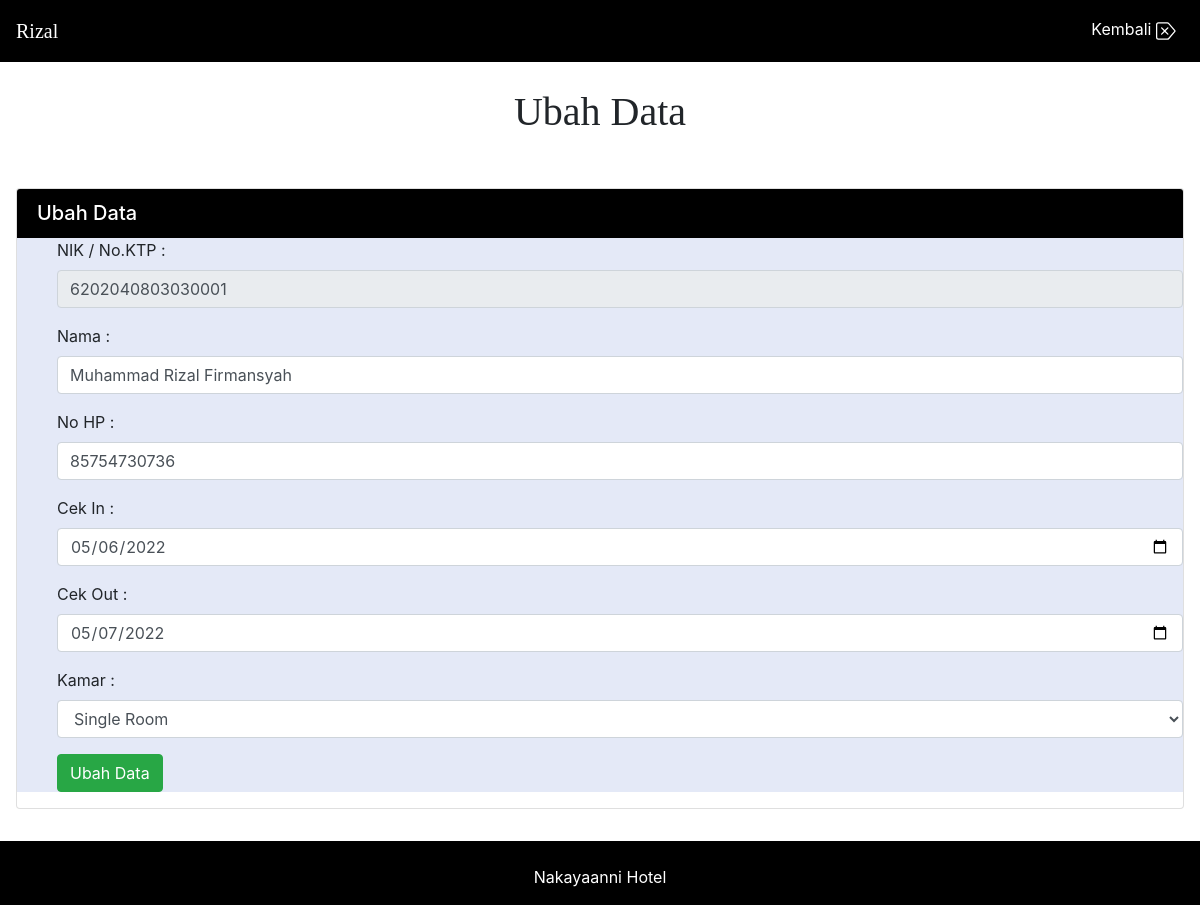
Page /admin/daftar/updatepemesanan.php?id=6202040803030001 (signed in) on the committed database.
### tables this page shows
CREATE TABLE `tb_pesan` (
  `nik` varchar(16) NOT NULL,
  `id_room` int(2) NOT NULL,
  `nama` varchar(30) NOT NULL,
  `no_hp` bigint(12) NOT NULL,
  `cek_in` date NOT NULL,
  `cek_out` date NOT NULL
);

### admin/daftar/updatepemesanan.php (the view, shortened to what this page needs)
<?php
    include("../../connect.php");
    $id = $_GET["id"];
    $psn = "SELECT r.nama_room, p.nik, p.id_room, p.nama, p.no_hp, p.cek_in, p.cek_out FROM tb_pesan as p INNER JOIN tb_room as r ON (r.id_room = p.id_room) WHERE nik = '$id'";
    $hdata = mysqli_query ($conn, $psn);
    while ($d= mysqli_fetch_array($hdata)){
?>
<!DOCTYPE html>
<html lang="en">
  	<head>
        <link rel="stylesheet" href="https://cdn.jsdelivr.net/npm/bootstrap@4.6.1/dist/css/bootstrap.min.css">
  	</head>
    <body>
        <nav class="navbar navbar-expand-lg fixed-top" style="background-color: #000000;">
            <a class="navbar-brand text-white" style = "font-family:times new roman;"><?php echo $_SESSION['nama'];?></a>
            <ul class="navbar-nav my-2 my-lg-0">
                <li class="nav-pills">
                    <a class="nav-link text-white" href="pemesanan.php">
                        Kembali
                    </a>
                </li>
            </ul>
        </nav>
        <div class="jumbotron jumbotron-fluid pb-1 bg-white">
            <div class="container text-center">
                <br>
                <h1 class="display-6" style="font-family:geneva;">Ubah Data</h1>
            </div>
        </div>
        <div>
			<main>
				<div class="container-fluid px-3 py-2">
                    <div class="card mb-4">
		                <div class="h5 card-header text-white" style="background-color: #000000;">
			                Ubah Data
	                    </div>
	                    <form action="editpemesanan.php" method="POST">
		                    <ul style="background-color: #E4E9F7;">
                                <div class="mb-3">
				                    <label for="nik">NIK / No.KTP : </label>
                                    <input type="" class="form-control" name="nik" id="nik" readonly value="<?php echo $d["nik"]; ?>">
		                        </div>
			                    <div class="mb-3">
				                    <label for="nama">Nama : </label>
                                    <input type="" class="form-control" name="nama" id="nama" required value="<?php echo $d["nama"]; ?>">
		                        </div>
                                <div class="mb-3">
				                    <label for="no_hp">No HP : </label>
                                    <input type="" class="form-control" name="no_hp" id="no_hp" required value="<?php echo $d["no_hp"]; ?>">
		                        </div>
                                <div class="mb-3">
				                    <label for="cek_in">Cek In : </label>
                                    <input type="date" class="form-control" name="cek_in" id="cek_in" required value="<?php echo $d["cek_in"]; ?>">
		                        </div>
                                <div class="mb-3">
				                    <label for="cek_out">Cek Out : </label>
                                    <input type="date" class="form-control" name="cek_out" id="cek_out" required value="<?php echo $d["cek_out"]; ?>">
		                        </div>
                                <div class="mb-3">
				                    <label for="id_room">Kamar : </label>
                                    <select class="form-control" name="id_room">
                                        <?php
                                            $result = mysqli_query($conn, "SELECT * FROM tb_room");
                                            while ($data = mysqli_fetch_array($result)){
                                        ?>
                                            <option value="<?=$data['id_room'];?>"><?=$data['nama_room'];?></option>
                                        <?php
                                            }
                                        ?>
                                    </select>
		                        </div>
			                    <div class="mb-3">
				                    <button type="submit" class="btn btn-success" name="submit">Ubah Data</button>
			                    </div>
		                    </ul>
	                    </form>
                        <?php
                            }
                        ?>
                    </div>
                </div>
            </main>
        </div>
    </body>
    <footer>
        <div class="text-white" style="background-color: #000000;">
            <div class="container">
                <div class="row">
                    <div class="col text-center">
                        <br>
                        <p>Nakayaanni Hotel</p>
                    </div>
                </div>
            </div>
        </div>
    </footer>
</html>

### rows in the picture
tb_pesan: nik "6202040803030001", nama "Muhammad Rizal Firmansyah", no_hp "85754730736", cek_in "05/06/2022", cek_out "05/07/2022"

### other values in the picture
form field id_room "Single Room"
